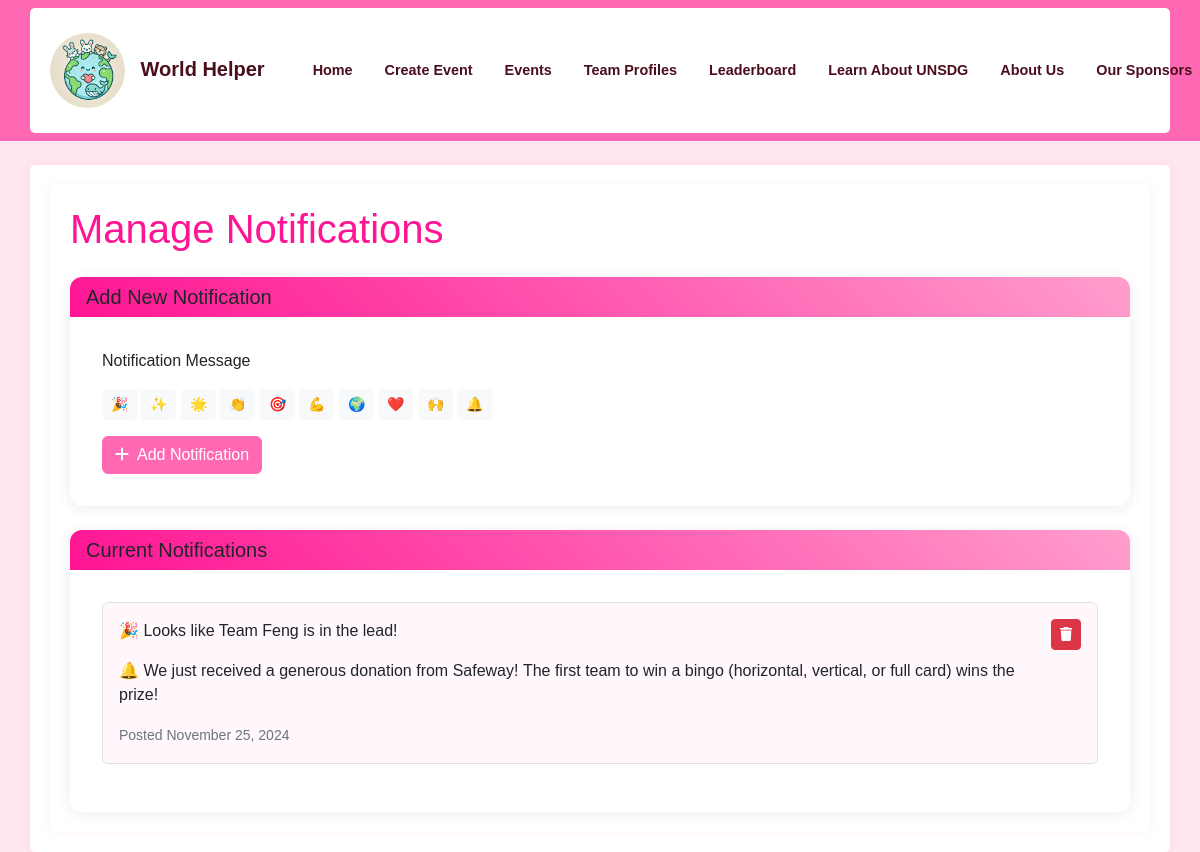
/notifications, run on an earlier commit of the app's database.
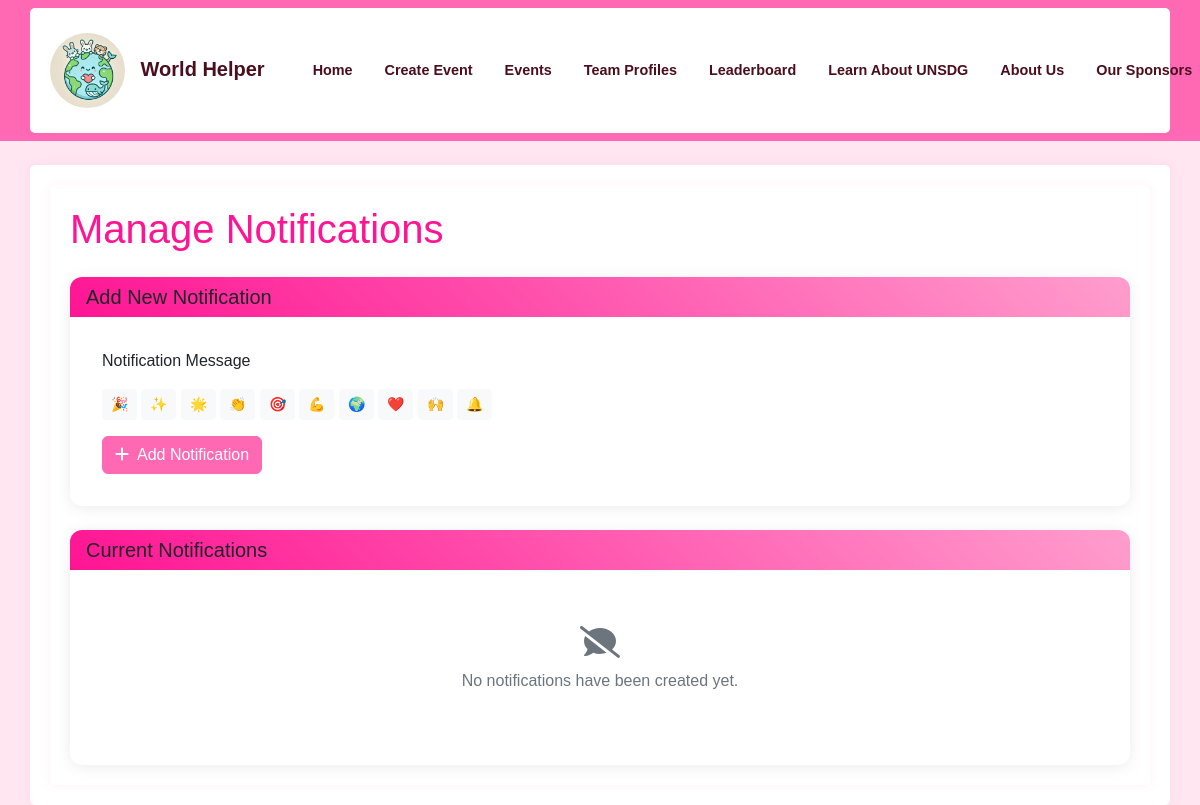
And on a later commit of the database.
### app/models.py (models this page shows, shortened)
class Notification(db.Model):
    id = db.Column(db.Integer, primary_key=True)
    message = db.Column(db.Text, nullable=False)
    created_at = db.Column(db.DateTime, default=datetime.utcnow)
    active = db.Column(db.Boolean, default=True)

### app/admin/routes.py (the view)
@bp.route('/notifications')
def manage_notifications():
    notifications = Notification.query.order_by(Notification.created_at.desc()).all()
    return render_template('admin/notifications.html', notifications=notifications)

### app/templates/admin/notifications.html (shortened to what this page needs)
{% extends "base.html" %}
{% block content %}
<div class="container">
    <h1 class="mb-4">Manage Notifications</h1>
    <div class="card mb-4">
        <div class="card-header">
            <h5 class="mb-0">Add New Notification</h5>
        </div>
        <div class="card-body">
            <form method="POST" action="{{ url_for('admin.add_notification') }}" id="notificationForm">
                <div class="mb-3">
                    <label for="editor" class="form-label">Notification Message</label>
                    <div class="mt-2 emoji-buttons">
                        <button type="button" class="btn btn-light btn-sm emoji-btn" data-emoji="🎉">🎉</button>
                        <button type="button" class="btn btn-light btn-sm emoji-btn" data-emoji="✨">✨</button>
                        <button type="button" class="btn btn-light btn-sm emoji-btn" data-emoji="🌟">🌟</button>
                        <button type="button" class="btn btn-light btn-sm emoji-btn" data-emoji="👏">👏</button>
                        <button type="button" class="btn btn-light btn-sm emoji-btn" data-emoji="🎯">🎯</button>
                        <button type="button" class="btn btn-light btn-sm emoji-btn" data-emoji="💪">💪</button>
                        <button type="button" class="btn btn-light btn-sm emoji-btn" data-emoji="🌍">🌍</button>
                        <button type="button" class="btn btn-light btn-sm emoji-btn" data-emoji="❤️">❤️</button>
                        <button type="button" class="btn btn-light btn-sm emoji-btn" data-emoji="🙌">🙌</button>
                        <button type="button" class="btn btn-light btn-sm emoji-btn" data-emoji="🔔">🔔</button>
                    </div>
                </div>
                <button type="submit" class="btn btn-primary">
                    <i class="fas fa-plus me-2"></i>Add Notification
                </button>
            </form>
        </div>
    </div>
    <div class="card">
        <div class="card-header">
            <h5 class="mb-0">Current Notifications</h5>
        </div>
        <div class="card-body">
            {% if notifications %}
                {% for notification in notifications %}
                    <div class="notification-item mb-3 p-3 border rounded">
                        <div class="d-flex justify-content-between align-items-start">
                            <div>
                                <div class="mb-1">{{ notification.message|safe }}</div>
                                <small class="text-muted">Posted {{ notification.created_at.strftime('%B %d, %Y') }}</small>
                            </div>
                            <form method="POST" action="{{ url_for('admin.delete_notification', id=notification.id) }}" class="ms-3">
                                <button type="submit" class="btn btn-danger btn-sm" onclick="return confirm('Are you sure you want to delete this notification?')">
                                    <i class="fas fa-trash"></i>
                                </button>
                            </form>
                        </div>
                    </div>
                {% endfor %}
            {% else %}
                <div class="text-center text-muted py-4">
                    <i class="fas fa-comment-slash fa-2x mb-2"></i>
                    <p>No notifications have been created yet.</p>
                </div>
            {% endif %}
        </div>
    </div>
</div>
{% endblock %}

What changed in the data, as far as the page shows it:
removed Notification: message "🎉 Looks like Team Feng is in the lead! 🔔 We just received a generous donation from Safeway! The first team to win a bingo (horizontal, vertical, or full card) wins the prize!", created_at "November 25, 2024"
Also different on the page:
text now shown: "No notifications have been created yet."
